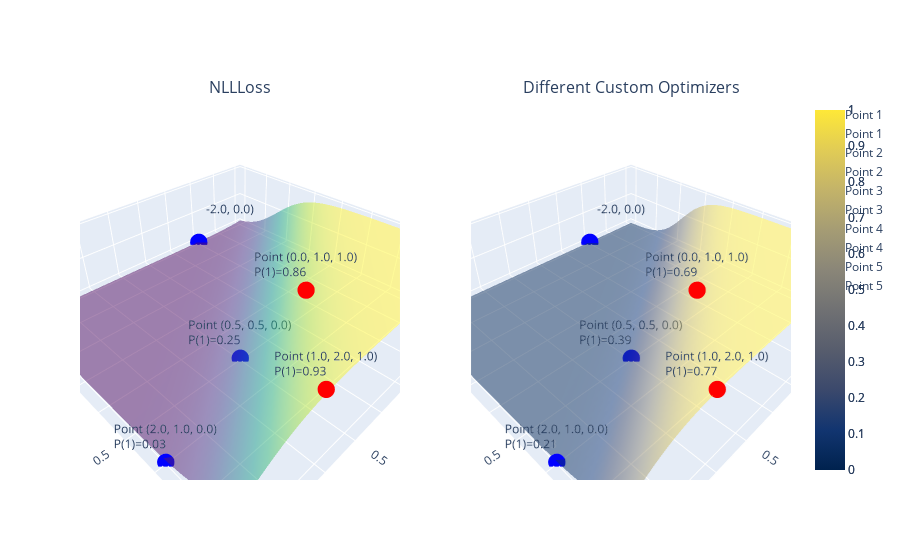

Here is the notebook cell this chart was saved with:
### Code cell
from plotly.subplots import make_subplots
import plotly.graph_objects as go
import numpy as np

points = np.hstack((features, labels.view(-1,1)))
colors = ["red" if label else "blue" for label in labels]

x = np.linspace(-2, 2, 50)
y = np.linspace(-2, 2, 50)
X, Y = np.meshgrid(x, y)

Z1 = 1 / (1 + np.exp(-(nll_weights[0] * X + nll_weights[1] * Y + nll_bias)))
Z2 = 1 / (1 + np.exp(-(EX3_GD_weights[0] * X + EX3_GD_weights[1] * Y + EX3_GD_bias)))

fig = make_subplots(rows=1, cols=2, specs=[[{'type': 'surface'}, {'type': 'surface'}]],
                    subplot_titles=("NLLLoss", "Different Custom Optimizers"))

fig.add_trace(go.Surface(z=Z1, x=X, y=Y, opacity=0.5, colorscale='Viridis', name='Probability'), row=1, col=1)
fig.add_trace(go.Surface(z=Z2, x=X, y=Y, opacity=0.5, colorscale='Cividis', name='Probability'), row=1, col=2)


for i in range(len(points)):
    # Координаты точки
    px, py, pz = points[i]

    # Вычисляем значения на поверхностях для каждой точки
    z1_val = 1 / (1 + np.exp(-(nll_weights[0] * px + nll_weights[1] * py + nll_bias)))
    z2_val = 1 / (1 + np.exp(-(mse_weights[0] * px + mse_weights[1] * py + mse_bias)))
    
    # Формируем всплывающие подсказки для каждой точки
    hover_text_1 = f"Point ({px}, {py}, {pz})<br>P(1)={z1_val:.2f}"
    hover_text_2 = f"Point ({px}, {py}, {pz})<br>P(1)={z2_val:.2f}"

    # Добавляем точки в первое окно (первая поверхность)
    fig.add_trace(go.Scatter3d(x=[px], y=[py], z=[pz],
                               mode='markers+text',
                               marker=dict(size=6, color=colors[i]),
                               text=hover_text_1, hoverinfo="text",
                               name=f'Point {i+1}'), row=1, col=1)
    
    # Добавляем точки во второе окно (вторая поверхность)
    fig.add_trace(go.Scatter3d(x=[px], y=[py], z=[pz],
                               mode='markers+text',
                               marker=dict(size=6, color=colors[i]),
                               text=hover_text_2, hoverinfo="text",
                               name=f'Point {i+1}'), row=1, col=2)

fig.show()

### Figure 1 — Plotly figure (JSON) as saved in the notebook; plotly's stock layout.template omitted (floating-point values rounded to 4 significant figures; data arrays with more than 128 entries replaced by an {"elided": "..."} marker saying what was removed)
{"data": [{"colorscale": [[0, "#440154"], [0.1111, "#482878"], [0.2222, "#3e4989"], [0.3333, "#31688e"], [0.4444, "#26828e"], [0.5556, "#1f9e89"], [0.6667, "#35b779"], [0.7778, "#6ece58"], [0.8889, "#b5de2b"], [1, "#fde725"]], "name": "Probability", "opacity": 0.5, "scene": "scene", "type": "surface", "x": {"elided": "50x50 float values"}, "y": {"elided": "50x50 float values"}, "z": {"elided": "50x50 float values"}}, {"colorscale": [[0, "#00224e"], [0.1111, "#123570"], [0.2222, "#3b496c"], [0.3333, "#575d6d"], [0.4444, "#707173"], [0.5556, "#8a8678"], [0.6667, "#a59c74"], [0.7778, "#c3b369"], [0.8889, "#e1cc55"], [1, "#fee838"]], "name": "Probability", "opacity": 0.5, "scene": "scene2", "type": "surface", "x": {"elided": "50x50 float values"}, "y": {"elided": "50x50 float values"}, "z": {"elided": "50x50 float values"}}, {"hoverinfo": "text", "marker": {"color": "red", "size": 6}, "mode": "markers+text", "name": "Point 1", "scene": "scene", "text": "Point (1.0, 2.0, 1.0)<br>P(1)=0.93", "type": "scatter3d", "x": [1], "y": [2], "z": [1]}, {"hoverinfo": "text", "marker": {"color": "red", "size": 6}, "mode": "markers+text", "name": "Point 1", "scene": "scene2", "text": "Point (1.0, 2.0, 1.0)<br>P(1)=0.77", "type": "scatter3d", "x": [1], "y": [2], "z": [1]}, {"hoverinfo": "text", "marker": {"color": "blue", "size": 6}, "mode": "markers+text", "name": "Point 2", "scene": "scene", "text": "Point (2.0, 1.0, 0.0)<br>P(1)=0.03", "type": "scatter3d", "x": [2], "y": [1], "z": [0]}, {"hoverinfo": "text", "marker": {"color": "blue", "size": 6}, "mode": "markers+text", "name": "Point 2", "scene": "scene2", "text": "Point (2.0, 1.0, 0.0)<br>P(1)=0.21", "type": "scatter3d", "x": [2], "y": [1], "z": [0]}, {"hoverinfo": "text", "marker": {"color": "blue", "size": 6}, "mode": "markers+text", "name": "Point 3", "scene": "scene", "text": "Point (-1.0, -2.0, 0.0)<br>P(1)=0.00", "type": "scatter3d", "x": [-1], "y": [-2], "z": [0]}, {"hoverinfo": "text", "marker": {"color": "blue", "size": 6}, "mode": "markers+text", "name": "Point 3", "scene": "scene2", "text": "Point (-1.0, -2.0, 0.0)<br>P(1)=0.08", "type": "scatter3d", "x": [-1], "y": [-2], "z": [0]}, {"hoverinfo": "text", "marker": {"color": "blue", "size": 6}, "mode": "markers+text", "name": "Point 4", "scene": "scene", "text": "Point (0.5, 0.5, 0.0)<br>P(1)=0.25", "type": "scatter3d", "x": [0.5], "y": [0.5], "z": [0]}, {"hoverinfo": "text", "marker": {"color": "blue", "size": 6}, "mode": "markers+text", "name": "Point 4", "scene": "scene2", "text": "Point (0.5, 0.5, 0.0)<br>P(1)=0.39", "type": "scatter3d", "x": [0.5], "y": [0.5], "z": [0]}, {"hoverinfo": "text", "marker": {"color": "red", "size": 6}, "mode": "markers+text", "name": "Point 5", "scene": "scene", "text": "Point (0.0, 1.0, 1.0)<br>P(1)=0.86", "type": "scatter3d", "x": [0], "y": [1], "z": [1]}, {"hoverinfo": "text", "marker": {"color": "red", "size": 6}, "mode": "markers+text", "name": "Point 5", "scene": "scene2", "text": "Point (0.0, 1.0, 1.0)<br>P(1)=0.69", "type": "scatter3d", "x": [0], "y": [1], "z": [1]}], "layout": {"annotations": [{"font": {"size": 16}, "showarrow": false, "text": "NLLLoss", "x": 0.225, "xanchor": "center", "xref": "paper", "y": 1, "yanchor": "bottom", "yref": "paper"}, {"font": {"size": 16}, "showarrow": false, "text": "Different Custom Optimizers", "x": 0.775, "xanchor": "center", "xref": "paper", "y": 1, "yanchor": "bottom", "yref": "paper"}], "scene": {"domain": {"x": [0, 0.45], "y": [0, 1]}}, "scene2": {"domain": {"x": [0.55, 1], "y": [0, 1]}}}}
